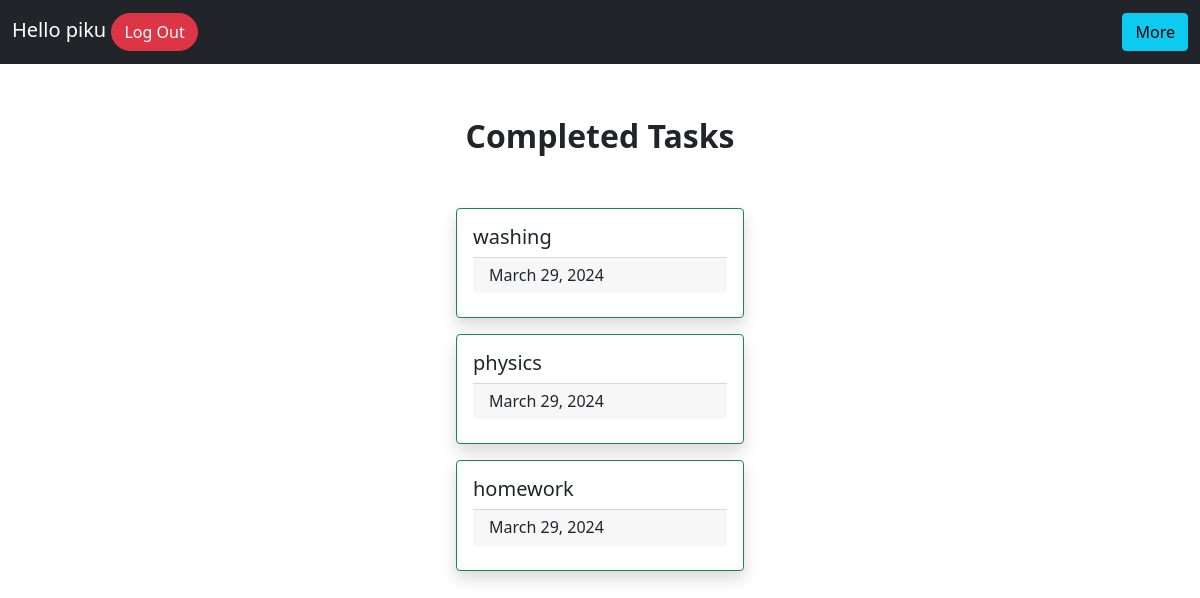
The app's page /completed_tasks/2/ (signed in) with its own data.
### todo_app/models.py (models this page shows, shortened)
class Tasklist(models.Model):
    username=models.ForeignKey(User, on_delete=models.CASCADE)
    title= models.CharField(max_length=200,null=False)
    status=models.CharField(max_length=10,default="Incomplete")
    created_on=models.DateField(auto_now_add=True)

### todo_app/views.py (the view)
# urls.py: path('completed_tasks/<int:pk>/',views.completed_tasks,name="completed_tasks"),
def completed_tasks(request,pk):
    tasks=Tasklist.objects.filter(username=User.objects.get(pk=pk),status="Completed").order_by('-id')
    context={
        'tasks':tasks,
    }
    return render(request,"completed_tasks.html",context)

### templates/completed_tasks.html (shortened to what this page needs)
<!DOCTYPE html>
<html>
    <head>
        <link href="https://cdn.jsdelivr.net/npm/bootstrap@5.0.2/dist/css/bootstrap.min.css" rel="stylesheet">
    </head>
    <body>
        {% include "navbar.html" %}
        <div class="d-flex justify-content-center align-items-center flex-column">
        <div class="fs-2 fw-bold mb-5">Completed Tasks</div>
        {% for task in tasks %}
                <div class="card mb-3 border border-success shadow" style="width: 18rem;">
                    <div class="card-body">
                        <h5 class="card-title">{{task.title}}</h5>
                        <h6 class="card-footer">{{task.created_on}}</h6>
                    </div>
                </div>
                {% endfor %}
            </div>
    </body>
</html>

### templates/navbar.html (shortened to what this page needs)
<nav class="navbar navbar-dark bg-dark mb-5 d-flex">
    <div class="container-fluid d-flex">
      <div class="navbar-brand">Hello {{ user.username }}   <a href="/signout" class="btn btn-danger rounded-pill">Log Out</a></div>
        <div class="dropdown">
            <button class="btn btn-info">More</button>
          </div>
    </div>
</nav>

### templates/navbar.html (style rules this page uses)
.dropdown { position: relative; display: inline-block; }

### records on screen
Tasklist: title "washing", created_on "March 29, 2024"
Tasklist: title "physics", created_on "March 29, 2024"
Tasklist: title "homework", created_on "March 29, 2024"

### other values on screen
{{ user.username }} "piku"
